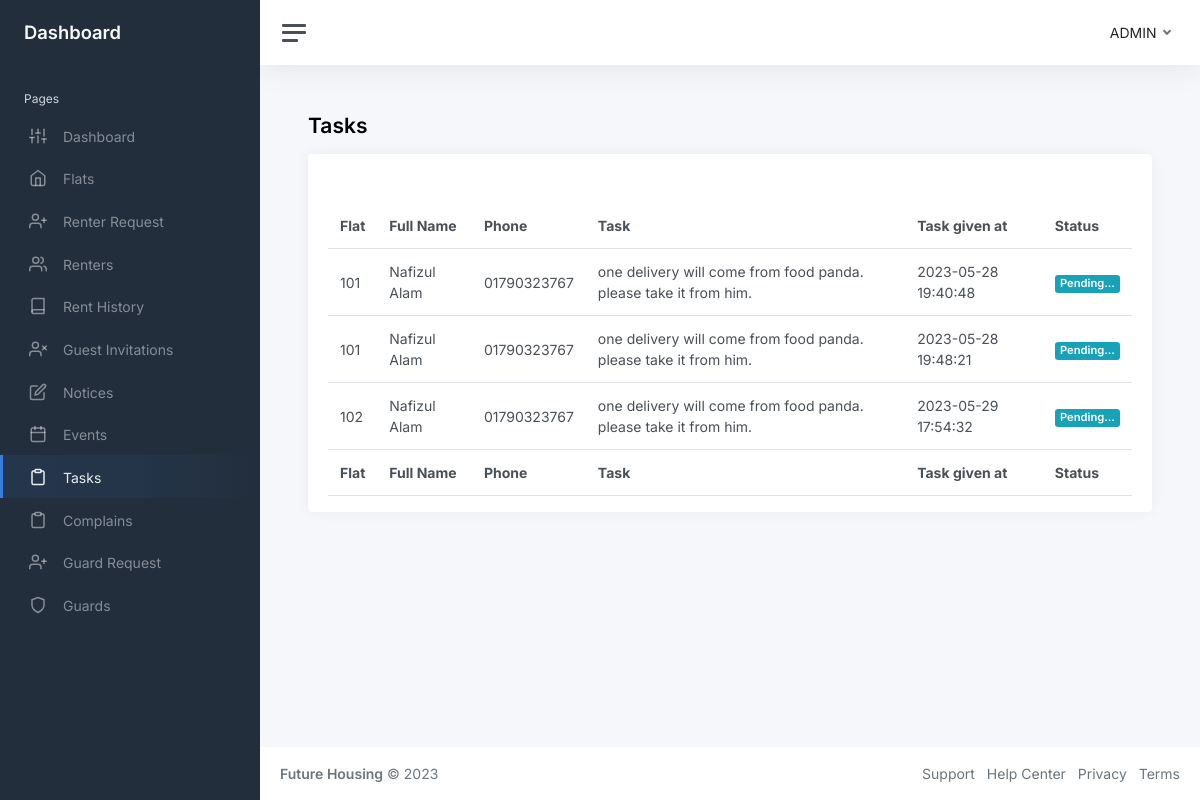
The page /php/admin/tasks.php on the database as committed earlier.
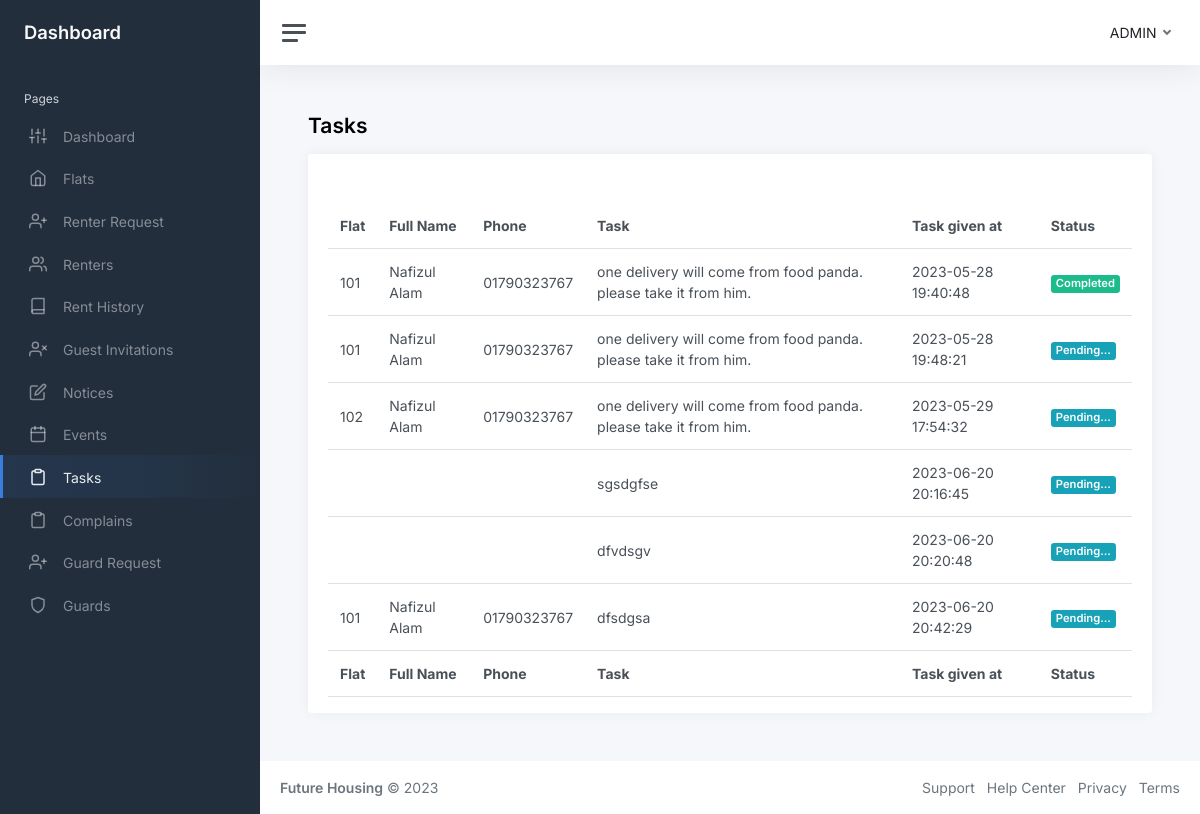
The same page on the database as committed later.
### tables this page shows
CREATE TABLE `tasks` (
  `id` int NOT NULL,
  `flat` varchar(256) DEFAULT NULL,
  `fullname` varchar(256) DEFAULT NULL,
  `phone` varchar(256) DEFAULT NULL,
  `task` text,
  `given_at` datetime NOT NULL DEFAULT CURRENT_TIMESTAMP,
  `status` tinyint(1) NOT NULL DEFAULT '0'
);

### php/admin/tasks.php (the view, shortened to what this page needs)
<?php
include "../../database.php";
$query = "SELECT * FROM `tasks`";
$stmt = $conn->prepare($query);
$result = $stmt->execute();
$tasks = $stmt->fetchAll();
?>
<!DOCTYPE html>
<html lang="en">
<head>
    <link href="https://cdn.jsdelivr.net/npm/simple-datatables@7.1.2/dist/style.min.css" rel="stylesheet" />
    <link href="../../styles/app.css" rel="stylesheet">
</head>
<body>
    <div class="wrapper">
        <?php include "components/sidebar.php"?>
        <div class="main">
            <?php include "components/navbar.php"?>
            <main class="content">
                <div class="container-fluid p-0">
                    <h1 class="h3 mb-3"><strong>Tasks</strong></h1>
                    <div class="row">
                        <div class="col-12 d-flex">
                            <div class="card flex-fill w-100">
                                <div class="card-header">
                                </div>
                                <div class="card-body py-3">
                                    <table id="datatablesSimple" class="table table-hover my-0">
                                        <thead>
                                            <tr>
                                                <th>Flat</th>
                                                <th class="d-none d-xl-table-cell">Full Name</th>
                                                <th class="d-none d-xl-table-cell">Phone</th>
                                                <th class="d-none d-md-table-cell">Task</th>
                                                <th>Task given at</th>
                                                <th>Status</th>
                                            </tr>
                                        </thead>
                                        <tfoot>
                                            <tr>
                                                <th>Flat</th>
                                                <th class="d-none d-xl-table-cell">Full Name</th>
                                                <th class="d-none d-xl-table-cell">Phone</th>
                                                <th class="d-none d-md-table-cell">Task</th>
                                                <th>Task given at</th>
                                                <th>Status</th>
                                            </tr>
                                        </tfoot>
                                        <tbody>
                                            <?php
                                                foreach($tasks as $task):
                                            ?>
                                            <tr>
                                                <td><?=$task['flat']?></td>
                                                <td class="d-none d-xl-table-cell"><?=$task['fullname']?></td>
                                                <td class="d-none d-xl-table-cell"><?=$task['phone']?></td>
                                                <td class="d-none d-md-table-cell"><?=$task['task']?></td>
                                                <td><?=$task['given_at']?></td>
                                                <td>
                                                    <?php
                                                        if($task['status'] == 1){
                                                            ?>
                                                    <span class="badge bg-success">Completed</span>
                                                    <?php
                                                        }else{
                                                            ?>
                                                    <span class="badge bg-info">Pending...</span>
                                                    <?php
                                                        }
                                                        ?>
                                                </td>
                                            </tr>
                                            <?php
                                                endforeach;
                                            ?>
                                        </tbody>
                                    </table>
                                </div>
                            </div>
                        </div>
                    </div>
                </div>
            </main>
            <?php include "components/footer.php"?>
        </div>
    </div>
</body>
</html>

Rows that differ between the two databases and show on the page:
changed tasks (number 1 of 6 on the later page): status "Pending..." → "Completed"
added tasks: task "sgsdgfse", given_at "2023-06-20 20:16:45", status "Pending..."
added tasks: task "dfvdsgv", given_at "2023-06-20 20:20:48", status "Pending..."
added tasks: flat "101", fullname "Nafizul Alam", phone "01790323767", task "dfsdgsa", given_at "2023-06-20 20:42:29", status "Pending..."
